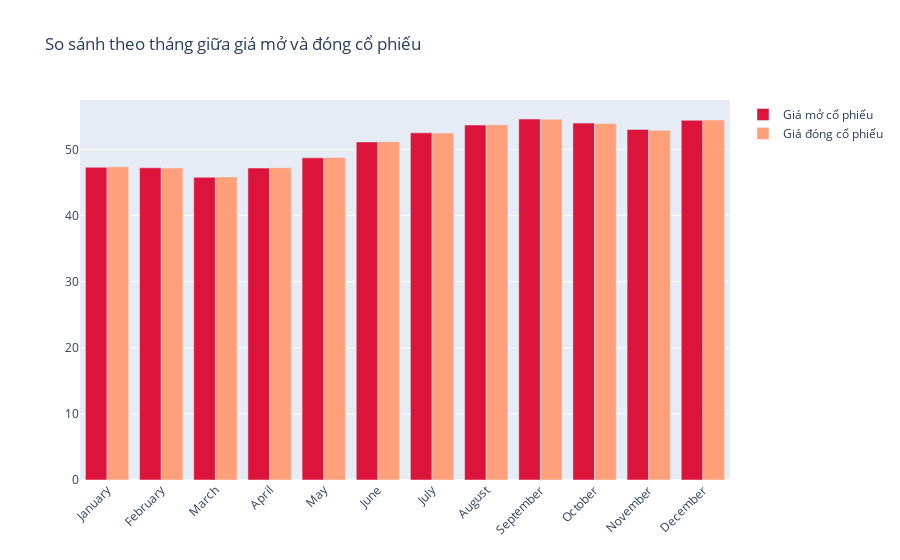

The notebook cell saved with this chart:
### Code cell
# bar chart
fig = go.Figure()

fig.add_trace(go.Bar(
    x=monthvise.index,
    y=monthvise['Open'],
    name='Giá mở cổ phiếu',
    marker_color='crimson'
))
fig.add_trace(go.Bar(
    x=monthvise.index,
    y=monthvise['Close'],
    name='Giá đóng cổ phiếu',
    marker_color='lightsalmon'
))

fig.update_layout(barmode='group', xaxis_tickangle=-45, 
                  title='So sánh theo tháng giữa giá mở và đóng cổ phiếu')
fig.show()

### Figure 1 — Plotly figure (JSON) as saved in the notebook; plotly's stock layout.template omitted (floating-point values rounded to 4 significant figures)
{"data": [{"marker": {"color": "crimson"}, "name": "Giá mở cổ phiếu", "type": "bar", "x": ["January", "February", "March", "April", "May", "June", "July", "August", "September", "October", "November", "December"], "y": [47.29, 47.21, 45.77, 47.17, 48.72, 51.12, 52.49, 53.67, 54.59, 53.97, 53.01, 54.39]}, {"marker": {"color": "lightsalmon"}, "name": "Giá đóng cổ phiếu", "type": "bar", "x": ["January", "February", "March", "April", "May", "June", "July", "August", "September", "October", "November", "December"], "y": [47.36, 47.17, 45.82, 47.22, 48.77, 51.15, 52.46, 53.72, 54.55, 53.9, 52.89, 54.45]}], "layout": {"barmode": "group", "title": {"text": "So sánh theo tháng giữa giá mở và đóng cổ phiếu"}, "xaxis": {"tickangle": -45}}}
